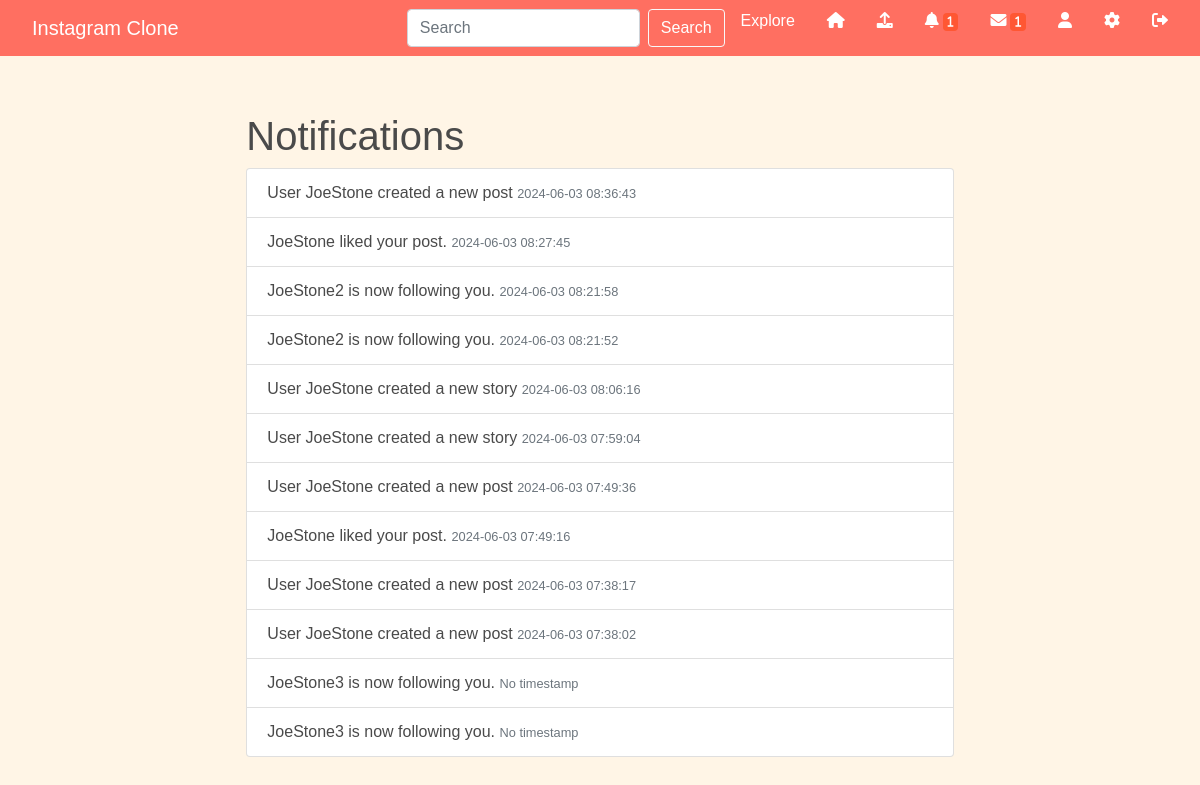
/notifications (signed in), run on the app's committed database.
### app/models.py (models this page shows, shortened)
class User(UserMixin, db.Model):
    id = db.Column(db.Integer, primary_key=True)
    username = db.Column(db.String(150), nullable=False, unique=True)
    email = db.Column(db.String(150), nullable=False, unique=True)
    password = db.Column(db.String(150), nullable=False)
    profile_image = db.Column(db.String(20), nullable=False, default='default.jpg')
    posts = db.relationship('Post', backref='author', lazy=True)
    comments = db.relationship('Comment', backref='author', lazy=True)
    likes = db.relationship('Like', backref='author', lazy=True)
    notifications = db.relationship('Notification', backref='recipient', lazy='dynamic')
    followed = db.relationship(
        'User', secondary=followers,
        primaryjoin=(followers.c.follower_id == id),
        secondaryjoin=(followers.c.followed_id == id),
        backref=db.backref('followers', lazy='dynamic'), lazy='dynamic')
    def unread_messages(self):
        return Message.query.filter_by(recipient=self, read=False).count()

class Notification(db.Model):
    id = db.Column(db.Integer, primary_key=True)
    name = db.Column(db.String(128), nullable=False)
    timestamp = db.Column(db.DateTime(timezone=True), server_default=func.now())
    user_id = db.Column(db.Integer, db.ForeignKey('user.id'), nullable=False)
    data = db.Column(db.Text, nullable=False)
    read = db.Column(db.Boolean, default=False)

### app/main.py (the view)
@main.route('/notifications')
@login_required
def notifications():
    form = SearchForm()
    notifications = Notification.query.filter_by(user_id=current_user.id).order_by(Notification.timestamp.desc()).all()
    print(f"Fetched notifications: {notifications}")  # Debugging print
    for notification in notifications:
        notification.read = True
    db.session.commit()
    return render_template('notifications.html', notifications=notifications, form=form)

### app/forms.py
class SearchForm(FlaskForm):
    query = StringField('Search', validators=[DataRequired()])
    submit = SubmitField('Search')

### app/__init__.py (called while the page is built)
def create_app():
    app = Flask(__name__)
    app.config['SECRET_KEY'] = 'your_secret_key'
    app.config['SQLALCHEMY_DATABASE_URI'] = 'sqlite:///database.db'
    app.config['UPLOAD_FOLDER'] = 'uploads/'
    db.init_app(app)
    login_manager.init_app(app)
    login_manager.login_view = 'auth.login'
    migrate.init_app(app, db)
    @login_manager.user_loader
    def load_user(user_id):
        return models.User.query.get(int(user_id))
    with app.app_context():
        from . import models
        db.create_all()
    from .auth import auth as auth_blueprint
    app.register_blueprint(auth_blueprint)
    from .main import main as main_blueprint
    app.register_blueprint(main_blueprint)
    return app

### app/templates/notifications.html
{% extends "base.html" %}
{% block content %}
<div class="row">
    <div class="col-md-8 offset-md-2">
        <h1>Notifications</h1>
        <ul class="list-group">
            {% for notification in notifications %}
            <li class="list-group-item">
                {{ notification.data }}
                <small class="text-muted">
                    {% if notification.timestamp %}
                    {{ notification.timestamp.strftime('%Y-%m-%d %H:%M:%S') }}
                    {% else %}
                    No timestamp
                    {% endif %}
                </small>
            </li>
            {% endfor %}
        </ul>
    </div>
</div>
{% endblock %}

### app/static/css/styles.css (style rules this page uses)
body { font-family: Arial, sans-serif; }

### app/templates/base.html (style rules this page uses)
:root { --primary-color: #ff6f61; --secondary-color: #ffcccb; --background-color: #fff5e6; --text-color: #4a4a4a; --link-color: #ff6f61; }
body { background-color: var(--background-color); color: var(--text-color); }

### data on the page
Notification: data "User JoeStone created a new post", timestamp "2024-06-03 08:36:43"
Notification: data "JoeStone liked your post.", timestamp "2024-06-03 08:27:45"
Notification: data "JoeStone2 is now following you.", timestamp "2024-06-03 08:21:58"
Notification: data "JoeStone2 is now following you.", timestamp "2024-06-03 08:21:52"
Notification: data "User JoeStone created a new story", timestamp "2024-06-03 08:06:16"
Notification: data "User JoeStone created a new story", timestamp "2024-06-03 07:59:04"
Notification: data "User JoeStone created a new post", timestamp "2024-06-03 07:49:36"
Notification: data "JoeStone liked your post.", timestamp "2024-06-03 07:49:16"
Notification: data "User JoeStone created a new post", timestamp "2024-06-03 07:38:17"
Notification: data "User JoeStone created a new post", timestamp "2024-06-03 07:38:02"
Notification: data "JoeStone3 is now following you.", shows "No timestamp"
Notification: data "JoeStone3 is now following you.", shows "No timestamp"

### other printed values
{{ current_user.notifications.filter_by(read=False).count() }} "1"
{{ current_user.unread_messages() }} "1"
